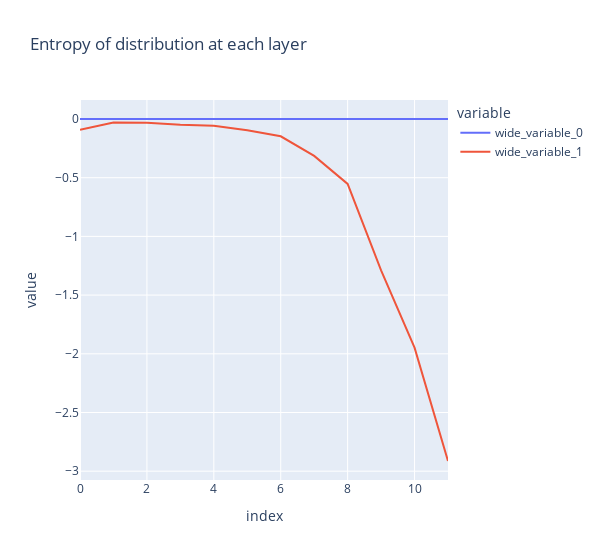
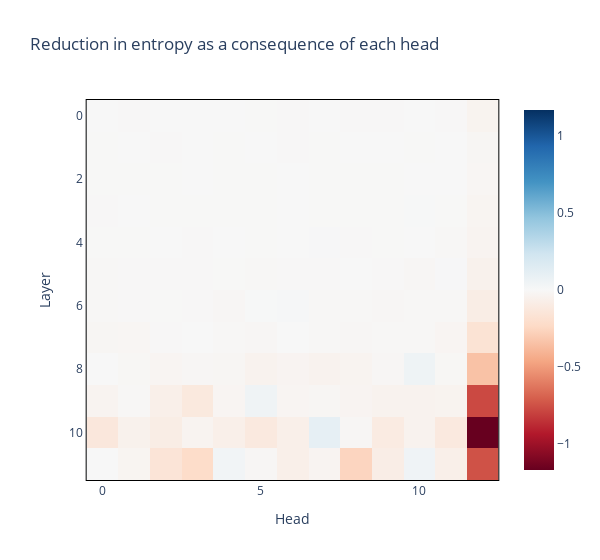
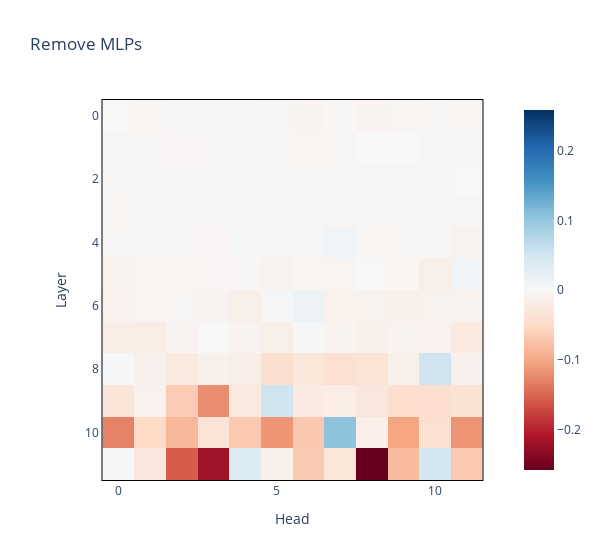
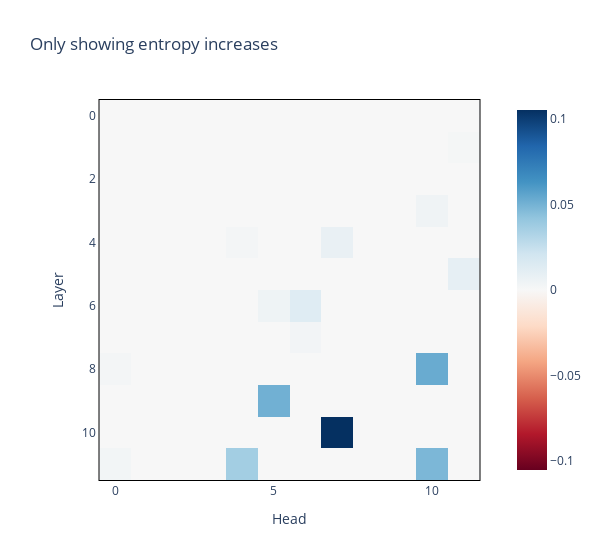

Source (notebook cell) for these figures, in order:
### Code cell
entropy_diffs_mean = einops.reduce(entropy_diffs, "layers heads batch seq -> layers heads", reduction = "mean")
layer_entropies_mean = einops.reduce(layer_entropies, "layers batch seq -> layers", reduction = "mean")
layer_entropies_diffs_mean = layer_entropies_mean[1:] - layer_entropies_mean[:-1]
layer_entropies_attn_diffs_mean, layer_entropies_mlp_diffs_mean = layer_entropies_diffs_mean[::2].tolist(), layer_entropies_diffs_mean[1::2].tolist()

# labels = concat_lists([[f"Attn {i}", f"MLP {i}"] for i in range(model.cfg.n_layers)])
line([layer_entropies_attn_diffs_mean, layer_entropies_mlp_diffs_mean], width=600, title="Entropy of distribution at each layer", labels={"x": "Layer", "y": "Entropy diff"})
imshow(entropy_diffs_mean, width=600, title="Reduction in entropy as a consequence of each head", border=True, labels={"x": "Head", "y": "Layer"})

zmax = entropy_diffs_mean[:, :-1].abs().max().item()
imshow(entropy_diffs_mean[:, :-1], width=600, title="Remove MLPs", border=True, zmin=-zmax, zmax=zmax, labels={"x": "Head", "y": "Layer"})

entropy_increases = entropy_diffs_mean[:, :-1] * (entropy_diffs_mean[:, :-1] > 0)
zmax = entropy_increases.max().item()
imshow(entropy_increases, width=600, title="Only showing entropy increases", border=True, zmin=-zmax, zmax=zmax, labels={"x": "Head", "y": "Layer"})

### Figure 1 — Plotly figure (JSON) as saved in the notebook; plotly's stock layout.template omitted (floating-point values rounded to 4 significant figures)
{"data": [{"hovertemplate": "variable=wide_variable_0<br>index=%{x}<br>value=%{y}<extra></extra>", "legendgroup": "wide_variable_0", "line": {"color": "#636efa", "dash": "solid"}, "marker": {"symbol": "circle"}, "mode": "lines", "name": "wide_variable_0", "orientation": "v", "showlegend": true, "type": "scatter", "x": [0, 1, 2, 3, 4, 5, 6, 7, 8, 9, 10, 11], "xaxis": "x", "y": [0, 0, 0, 0, 0, 0, 0, 0, 0, 0, 0, 0], "yaxis": "y"}, {"hovertemplate": "variable=wide_variable_1<br>index=%{x}<br>value=%{y}<extra></extra>", "legendgroup": "wide_variable_1", "line": {"color": "#EF553B", "dash": "solid"}, "marker": {"symbol": "circle"}, "mode": "lines", "name": "wide_variable_1", "orientation": "v", "showlegend": true, "type": "scatter", "x": [0, 1, 2, 3, 4, 5, 6, 7, 8, 9, 10, 11], "xaxis": "x", "y": [-0.09105, -0.02916, -0.03299, -0.04837, -0.05709, -0.09513, -0.1472, -0.314, -0.5533, -1.289, -1.948, -2.913], "yaxis": "y"}], "layout": {"hovermode": "x unified", "legend": {"title": {"text": "variable"}, "tracegroupgap": 0}, "title": {"text": "Entropy of distribution at each layer"}, "width": 600, "xaxis": {"anchor": "y", "domain": [0, 1], "title": {"text": "index"}}, "yaxis": {"anchor": "x", "domain": [0, 1], "title": {"text": "value"}}}}

### Figure 2 — Plotly figure (JSON) as saved in the notebook; plotly's stock layout.template omitted (floating-point values rounded to 4 significant figures; data arrays with more than 128 entries replaced by an {"elided": "..."} marker saying what was removed)
{"data": [{"coloraxis": "coloraxis", "hovertemplate": "Head: %{x}<br>Layer: %{y}<br>color: %{z}<extra></extra>", "name": "0", "type": "heatmap", "xaxis": "x", "yaxis": "y", "z": {"elided": "12x13 float values"}}], "layout": {"coloraxis": {"cmid": 0, "colorscale": [[0, "rgb(103,0,31)"], [0.1, "rgb(178,24,43)"], [0.2, "rgb(214,96,77)"], [0.3, "rgb(244,165,130)"], [0.4, "rgb(253,219,199)"], [0.5, "rgb(247,247,247)"], [0.6, "rgb(209,229,240)"], [0.7, "rgb(146,197,222)"], [0.8, "rgb(67,147,195)"], [0.9, "rgb(33,102,172)"], [1, "rgb(5,48,97)"]]}, "title": {"text": "Reduction in entropy as a consequence of each head"}, "width": 600, "xaxis": {"anchor": "y", "constrain": "domain", "domain": [0, 1], "linecolor": "black", "linewidth": 1, "mirror": true, "scaleanchor": "y", "showline": true, "title": {"text": "Head"}}, "yaxis": {"anchor": "x", "autorange": "reversed", "constrain": "domain", "domain": [0, 1], "linecolor": "black", "linewidth": 1, "mirror": true, "showline": true, "title": {"text": "Layer"}}}}

### Figure 3 — Plotly figure (JSON) as saved in the notebook; plotly's stock layout.template omitted (floating-point values rounded to 4 significant figures; data arrays with more than 128 entries replaced by an {"elided": "..."} marker saying what was removed)
{"data": [{"coloraxis": "coloraxis", "hovertemplate": "Head: %{x}<br>Layer: %{y}<br>color: %{z}<extra></extra>", "name": "0", "type": "heatmap", "xaxis": "x", "yaxis": "y", "z": {"elided": "12x12 float values"}}], "layout": {"coloraxis": {"cmax": 0.2583, "cmid": 0, "cmin": -0.2583, "colorscale": [[0, "rgb(103,0,31)"], [0.1, "rgb(178,24,43)"], [0.2, "rgb(214,96,77)"], [0.3, "rgb(244,165,130)"], [0.4, "rgb(253,219,199)"], [0.5, "rgb(247,247,247)"], [0.6, "rgb(209,229,240)"], [0.7, "rgb(146,197,222)"], [0.8, "rgb(67,147,195)"], [0.9, "rgb(33,102,172)"], [1, "rgb(5,48,97)"]]}, "title": {"text": "Remove MLPs"}, "width": 600, "xaxis": {"anchor": "y", "constrain": "domain", "domain": [0, 1], "linecolor": "black", "linewidth": 1, "mirror": true, "scaleanchor": "y", "showline": true, "title": {"text": "Head"}}, "yaxis": {"anchor": "x", "autorange": "reversed", "constrain": "domain", "domain": [0, 1], "linecolor": "black", "linewidth": 1, "mirror": true, "showline": true, "title": {"text": "Layer"}}}}

### Figure 4 — Plotly figure (JSON) as saved in the notebook; plotly's stock layout.template omitted (floating-point values rounded to 4 significant figures; data arrays with more than 128 entries replaced by an {"elided": "..."} marker saying what was removed)
{"data": [{"coloraxis": "coloraxis", "hovertemplate": "Head: %{x}<br>Layer: %{y}<br>color: %{z}<extra></extra>", "name": "0", "type": "heatmap", "xaxis": "x", "yaxis": "y", "z": {"elided": "12x12 float values"}}], "layout": {"coloraxis": {"cmax": 0.1053, "cmid": 0, "cmin": -0.1053, "colorscale": [[0, "rgb(103,0,31)"], [0.1, "rgb(178,24,43)"], [0.2, "rgb(214,96,77)"], [0.3, "rgb(244,165,130)"], [0.4, "rgb(253,219,199)"], [0.5, "rgb(247,247,247)"], [0.6, "rgb(209,229,240)"], [0.7, "rgb(146,197,222)"], [0.8, "rgb(67,147,195)"], [0.9, "rgb(33,102,172)"], [1, "rgb(5,48,97)"]]}, "title": {"text": "Only showing entropy increases"}, "width": 600, "xaxis": {"anchor": "y", "constrain": "domain", "domain": [0, 1], "linecolor": "black", "linewidth": 1, "mirror": true, "scaleanchor": "y", "showline": true, "title": {"text": "Head"}}, "yaxis": {"anchor": "x", "autorange": "reversed", "constrain": "domain", "domain": [0, 1], "linecolor": "black", "linewidth": 1, "mirror": true, "showline": true, "title": {"text": "Layer"}}}}
